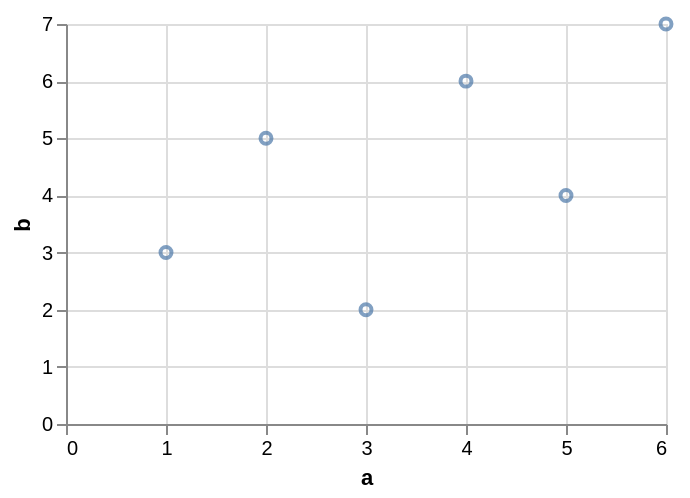

Source (Vega-Lite JSON):
### Vega-Lite specification from a JSON file in a GitHub repository (floating-point values rounded to 4 significant figures)
{"$schema": "https://vega.github.io/schema/vega-lite/v6.json", "data": {"values": [{"a": 1, "b": 3, "c": "x", "d": "2020-01-01"}, {"a": 2, "b": 5, "c": "y", "d": "2020-03-01"}, {"a": 3, "b": 2, "c": "x", "d": "2020-06-01"}, {"a": 4, "b": 6, "c": "z", "d": "2020-09-01"}, {"a": 5, "b": 4, "c": "y", "d": "2021-01-01"}, {"a": 6, "b": 7, "c": "z", "d": "2021-04-01"}]}, "width": 300, "height": 200, "params": [{"name": "brush", "select": {"type": "interval", "encodings": ["x"]}}], "mark": "point", "encoding": {"x": {"field": "a", "type": "quantitative"}, "y": {"field": "b", "type": "quantitative"}}}
